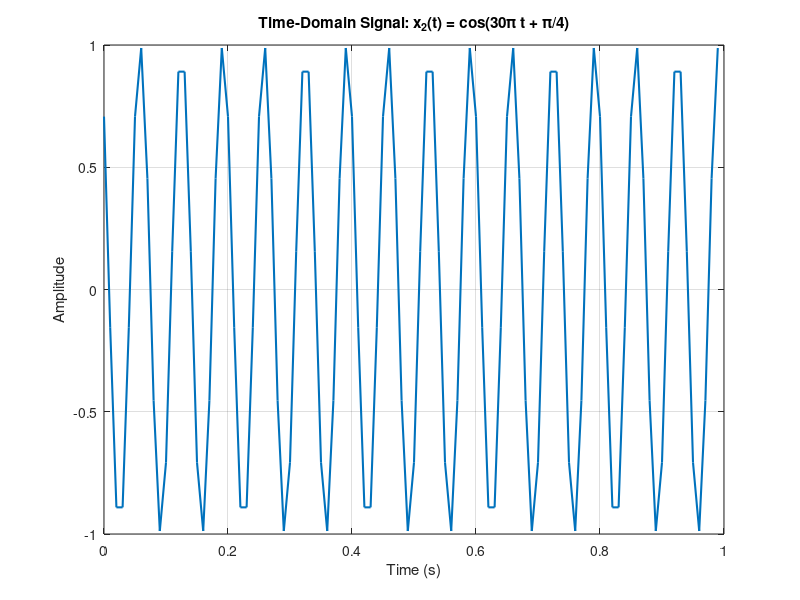
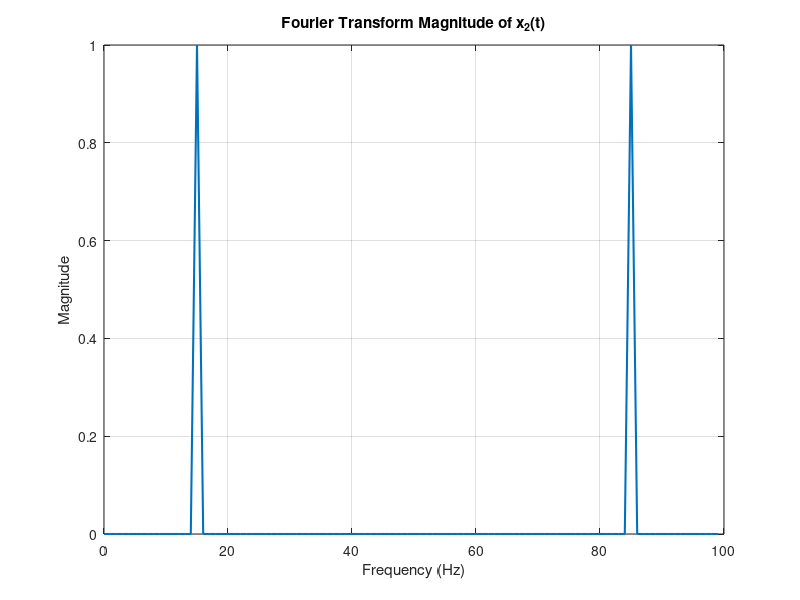
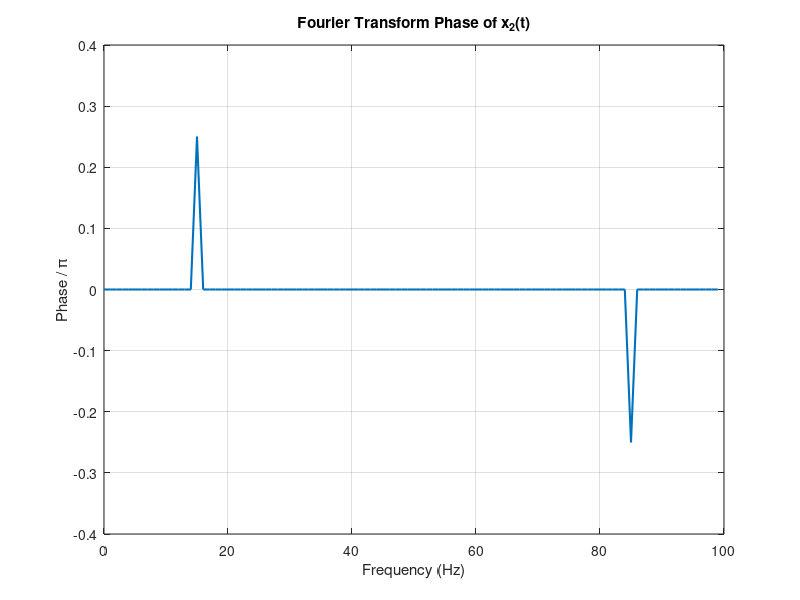

Write the MATLAB code that produced these figures, in order.

fs = 100;               
t_start = 0;          
t_end = 1;              
f = 15;                
phi = pi / 4;           


ts = 1 / fs;          
t = t_start:ts:t_end-ts;   


x2 = cos(30 * pi * t + phi);

figure;
plot(t, (x2), 'LineWidth', 1.5);
xlabel('Time (s)');
ylabel('Amplitude');
title('Time-Domain Signal: x_2(t) = cos(30\pi t + \pi/4)');
grid on;

N = length(x2);                    
X2 = fft(x2);                        
f_axis = 0:(fs/N):((N-1)*fs/N);      
X2_shifted =X2;           
X2_magnitude = abs(X2_shifted) / max(abs(X2_shifted));  
X2_phase = angle(X2_shifted);      

figure;
plot(f_axis, X2_magnitude, 'LineWidth', 1.5);
xlabel('Frequency (Hz)');
ylabel('Magnitude');
title('Fourier Transform Magnitude of x_2(t)');
grid on;

tol = 1e-6;                          
X2_phase(X2_magnitude < tol) = 0;    
theta = X2_phase / pi;              


figure;
plot(f_axis, theta, 'LineWidth', 1.5); 
xlabel('Frequency (Hz)');
ylabel('Phase / \pi');
title('Fourier Transform Phase of x_2(t)');
grid on;
